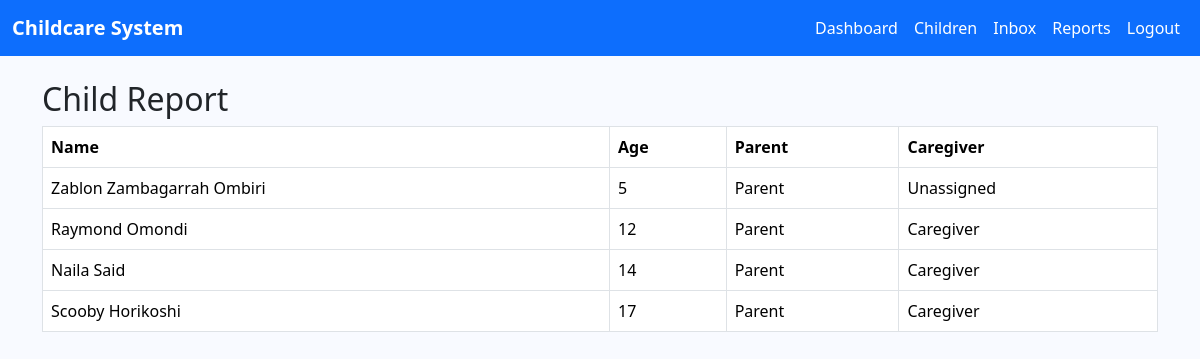
Before: /reports/children/ (signed in) with the older database file.
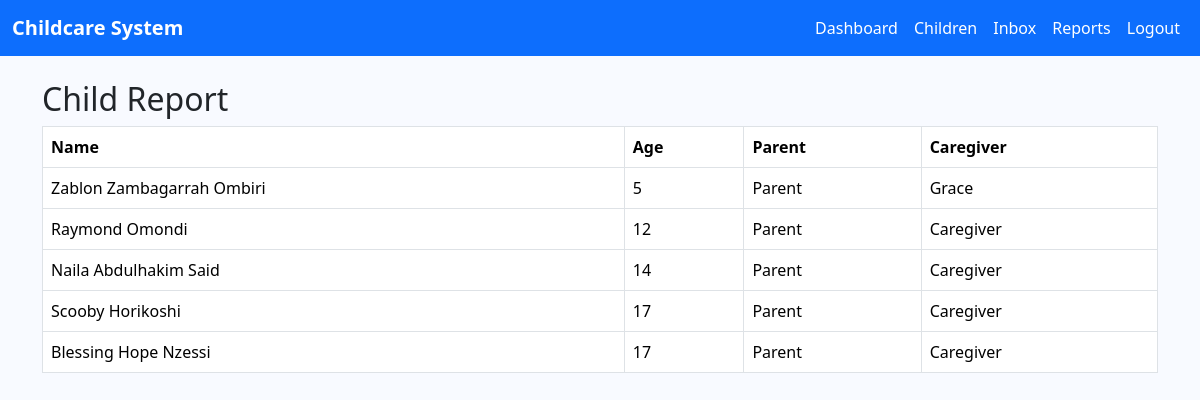
After: the same page with the newer database file.
### core/models.py (models this page shows, shortened)
class Child(models.Model):
    name = models.CharField(max_length=100)
    age = models.PositiveIntegerField()
    parent = models.ForeignKey(
        settings.AUTH_USER_MODEL,
        on_delete=models.CASCADE,
        limit_choices_to={'role': 'PARENT'},
        related_name='children_as_parent'
    )
    caregiver = models.ForeignKey(
        settings.AUTH_USER_MODEL,
        on_delete=models.SET_NULL,
        null=True, blank=True,
        limit_choices_to={'role': 'CAREGIVER'},
        related_name='children_as_caregiver'
    )

class User(AbstractUser):
    ROLE_CHOICES = (
        ('ADMIN', 'Administrator'),
        ('CAREGIVER', 'Caregiver'),
        ('PARENT', 'Parent'),
    )
    role = models.CharField(max_length=15, choices=ROLE_CHOICES, default='PARENT')

### core/views.py (the view)
# urls.py: path('reports/children/', views.child_report, name='child_report'),
@login_required
def child_report(request):
    if request.user.role == 'ADMIN':
        children = Child.objects.all()
    elif request.user.role == 'PARENT':
        children = request.user.children_as_parent.all()
    elif request.user.role == 'CAREGIVER':
        children = request.user.children_as_caregiver.all()
    else:
        children = []
    return render(request, 'child_report.html', {'children': children})

### core/templates/child_report.html (shortened to what this page needs)
{% extends 'base.html' %}
{% block content %}
<h2>Child Report</h2>
<table class="table table-bordered">
    <tr>
        <th>Name</th>
        <th>Age</th>
        <th>Parent</th>
        <th>Caregiver</th>
    </tr>
    {% for child in children %}
    <tr>
        <td>{{ child.name }}</td>
        <td>{{ child.age }}</td>
        <td>{{ child.parent.username }}</td>
        <td>
            {% if child.caregiver %}
                {{ child.caregiver.username }}
            {% else %}
                Unassigned
            {% endif %}
        </td>
    </tr>
    {% endfor %}
</table>
{% endblock %}

Changed rows visible on the page:
changed Child "Zablon Zambagarrah Ombiri": caregiver.username (not shown) → "Grace"; no longer shows "Unassigned"
changed Child: name "Naila Said" → "Naila Abdulhakim Said"
added Child: name "Blessing Hope Nzessi", age "17", parent.username "Parent", caregiver.username "Caregiver"
